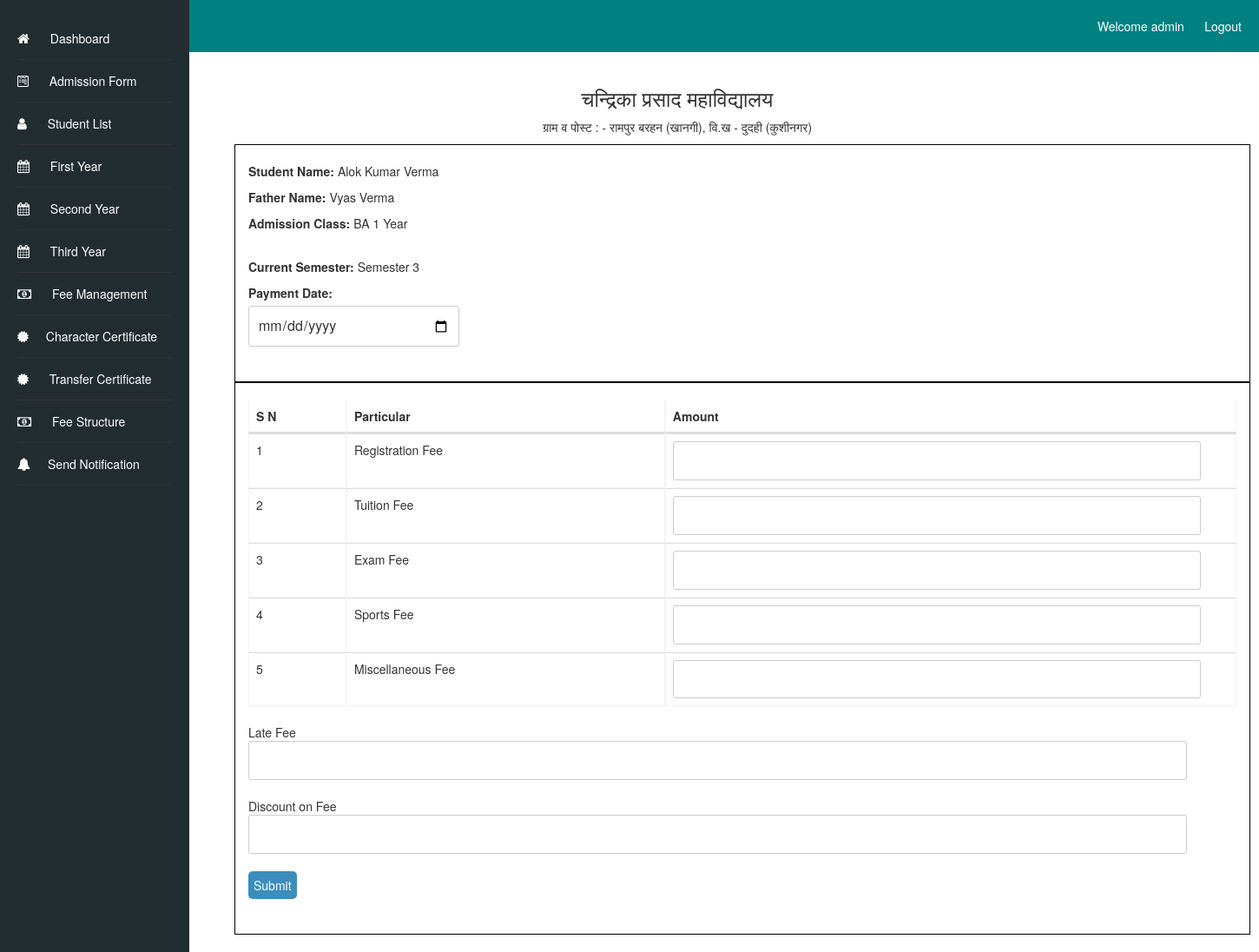
/fee_management/fee_submission/1/ (signed in), run on the app's committed database.
### admissionapp/models.py (models this page shows, shortened)
class AdmissionForm(models.Model):
    first_name = models.CharField(max_length=50)
    middle_name = models.CharField(max_length=50, blank=True,)
    last_name = models.CharField(max_length=50, blank=True,)
    father_name = models.CharField(max_length=100)
    mother_name = models.CharField(max_length=100)
    photo = models.ImageField(upload_to='admission_photos/')
    marks_10th = models.DecimalField(max_digits=5, decimal_places=2)
    marks_12th = models.DecimalField(max_digits=5, decimal_places=2)
    admission_batch = models.CharField(max_length=20)
    school_details_12th = models.TextField()
    school_details_10th = models.TextField()
    address = models.TextField()
    pass_out_year_12th = models.IntegerField()
    pass_out_year_10th = models.IntegerField()
    admission_date = models.DateField()
    caste = models.CharField(max_length=20)
    roll_number_12th = models.CharField(max_length=20)
    roll_number_10th = models.CharField(max_length=20)
    aadhar_number = models.CharField(max_length=12, unique=True)
    mobile_number = models.CharField(max_length=10)
    date_of_birth = models.DateField()
    subjects = models.CharField(max_length=1000)
    registration_number = models.CharField(max_length=20, blank=True)
    current_semester = models.CharField(max_length=20, blank=True)

### fee_management/views.py (the view)
# urls.py: path('fee_submission/<int:student_id>/', views.fee_submission, name='fee_submission'),
@login_required
def fee_submission(request, student_id):
    student = get_object_or_404(AdmissionForm, id=student_id)
    def send_message_background(total_paid_amount, current_semester, remaining_amount, ):
        message = f"Dear {student.first_name}, you have paid {total_paid_amount} for Semester {current_semester }. {remaining_amount } is remaining. Please make the payment as soon as possible."
        client = Client(settings.TWILIO_ACCOUNT_SID, settings.TWILIO_AUTH_TOKEN)
        to_number = ''.join(filter(str.isdigit, student.mobile_number))
        formatted_to_number = '+91 ' + to_number
        try:
            message = client.messages.create(
                to=formatted_to_number,
                from_='33430',  # Replace with your Twilio number
                body=message
            )
        except Exception as e:
            print(f"Twilio Error: {str(e)}")
    if request.method == 'POST':
        fee_form = FeeForm(request.POST)
        if fee_form.is_valid():
            fee = fee_form.save(commit=False)
            fee.student = student
            timestamp = datetime.now().strftime('%Y%m%d%H%M%S')
            random_part = get_random_string(length=6, allowed_chars='1234567890')
            fee.receipt_number = f"R{timestamp}{random_part}"
            fee.registration_fee = fee.registration_fee or 0
            fee.tuition_fee = fee.tuition_fee or 0
            fee.exam_fee = fee.exam_fee or 0
            fee.sports_fee = fee.sports_fee or 0
            fee.miscellaneous_fee = fee.miscellaneous_fee or 0
            fee.late_fee = fee.late_fee or 0
            fee.discount_fee = fee.discount_fee or 0
            total_paid_amount = (
                fee.registration_fee + fee.tuition_fee + fee.exam_fee +
                fee.sports_fee + fee.miscellaneous_fee - fee.discount_fee + fee.late_fee
            )
            fee.total_paid_amount = total_paid_amount
            fee.semester = student.current_semester
            fee_history = Fee.objects.filter(student=student).order_by('-payment_date')
            current_semester = student.current_semester
            try:
                semester_fee = Semester.objects.get(semester_number=student.current_semester)
                total_semester_fee = semester_fee.semester_total
                fee.total_semester_fee = total_semester_fee
            except Semester.DoesNotExist:
                total_semester_fee = 0
            total_paid_amount_history = {}  # Dictionary to store total paid amounts per semester
            for history_entry in fee_history:
                semester_paid = history_entry.semester
                if semester_paid not in total_paid_amount_history:
                    total_paid_amount_history[semester_paid] = 0
                total_paid_amount_history[semester_paid] += history_entry.total_paid_amount
            if current_semester not in total_paid_amount_history:
                total_paid_amount_history[current_semester] = 0
            remaining_amount = total_semester_fee - total_paid_amount - total_paid_amount_history[current_semester]
            fee.remaining_amount = remaining_amount
            message_thread = threading.Thread(target=send_message_background(total_paid_amount, current_semester,remaining_amount))
            message_thread.start()
            fee.save()
            return redirect('generate_receipt', fee_id=fee.id)
        else:
            print(fee_form.errors)
    else:
        fee_form = FeeForm()
    return render(request, 'fee_management/fee_submission.html', {'fee_form': fee_form, 'student': student})

### fee_management/forms.py
class FeeForm(forms.ModelForm):  # Change from forms.Form to forms.ModelForm
    class Meta:
        model = Fee
        exclude = ['student', 'receipt_number', 'total_amount_in_words', 'fee_for_month', 'semester' , 'comments']

### fee_management/templates/fee_management/fee_submission.html (shortened to what this page needs)
<!DOCTYPE html>
<html>
<head>
    <link rel="stylesheet" type="text/css" href="/static/fee_submission.css">
    <link rel="stylesheet" type="text/css" href="/static/styles.css">
    <link rel="stylesheet" href="https://cdnjs.cloudflare.com/ajax/libs/font-awesome/4.7.0/css/font-awesome.min.css">
    <link rel="stylesheet" href="/static/bootstrap.min.css">
</head>
<body>
    <header>
        Welcome {{ user.username }} &nbsp;&nbsp;&nbsp;&nbsp;&nbsp;
        <a href="{% url 'logout' %}?next=/loginapp/logout/">Logout</a>
      </header>
    <div class="container-fluid">
        <div class="sidebar">
            <ul class="dashboard_list">
              <li><a href="/dashboard"><i class="fa fa-home" aria-hidden="true"></i> Dashboard</a></li>
              <li><a href="{% url 'admission_form' %}"><i class="fa fa-wpforms" aria-hidden="true"></i> Admission Form</a></li>
              <li><a href="{% url 'student_list' %}"><i class="fa fa-user"></i> Student List</a></li>
              <li><a href="{% url 'first_year' %}"><i class="fa fa-calendar" aria-hidden="true"></i> First Year</a></li>
              <li><a href="{% url 'second_year' %}"><i class="fa fa-calendar" aria-hidden="true"></i> Second Year</a></li>
              <li><a href="{% url 'third_year' %}"><i class="fa fa-calendar" aria-hidden="true"></i> Third Year</a></li>
              <li><a href="{% url 'fee_detail' %}"><i class="fa fa-money" aria-hidden="true"></i> Fee Management</a></li>
              <li><a href="{% url 'student_list_details' %}"><i class="fa fa-certificate" aria-hidden="true"></i>Character Certificate</a></li>
              <li><a href="{% url 'student_list_details_transfer' %}"><i class="fa fa-certificate" aria-hidden="true"></i> Transfer Certificate</a></li>
              <li><a href="{% url 'fee_structure' %}"><i class="fa fa-money" aria-hidden="true"></i> Fee Structure</a></li>
              <li><a href="{% url 'send_messages' %}"><i class="fa fa-bell" aria-hidden="true"></i>Send Notification</a></li>
            </ul>
          </div>
    </div>
    <div class="content">
        <div class="center-text">
            <h3> चन्द्रिका प्रसाद महाविद्यालय</h3>
            <p>ग्राम व पोस्ट : - रामपुर बरहन (खानगी), वि.ख - दुदही (कुशीनगर)</p>
        </div>
        <div class="container student_sec">
            <div class="section">
                <p><b>Student Name:</b> {{ student.first_name }} {{ student.middle_name }} {{ student.last_name }}</p>
                <p><b>Father Name:</b> {{ student.father_name }}</p>
                <p><b>Admission Class:</b> BA {{ student.admission_batch }} Year</p>
            </div>
            <div class="section fee_sec">
                <form method="post" id="fee-submission-form">
                    <div>
                        <p> <b>Current Semester:</b> Semester {{ student.current_semester }}</p>
                    </div>
                    <div>
                        <label for="payment_date"><b>Payment Date:</b></label>
                        <input type="date" name="payment_date" id="payment_date">
                    </div>
                </div>
        </div>
        <div class="container student_sec">
                <table class="table">
                    <thead>
                        <tr>
                            <th>S N</th>
                            <th>Particular</th>
                            <th>Amount</th>
                        </tr>
                    </thead>
                    <tbody>
                        <tr>
                            <td>1</td>
                            <td>Registration Fee</td>
                            <td><input type="number" step="0.01" name="registration_fee" id="registration_fee"></td>
                        </tr>
                        <tr>
                            <td>2</td>
                            <td>Tuition Fee</td>
                            <td><input type="number" step="0.01" name="tuition_fee" id="tuition_fee"></td>
                        </tr>
                        <tr>
                            <td>3</td>
                            <td>Exam Fee</td>
                            <td><input type="number" step="0.01" name="exam_fee" id="exam_fee"></td>
                        </tr>
                        <tr>
                            <td>4</td>
                            <td>Sports Fee</td>
                            <td><input type="number" step="0.01" name="sports_fee" id="sports_fee"></td>
                        </tr>
                        <tr>
                            <td>5</td>
                            <td>Miscellaneous Fee</td>
                            <td><input type="number" step="0.01" name="miscellaneous_fee" id="miscellaneous_fee"></td>
                        </tr>
                    </tbody>
                </table>
                <tr>
                    <td>Late Fee</td>
                    <td><input type="number" step="0.01" name="late_fee" id="late_fee"></td>
                </tr>
<br>
                <tr>
                    <td>Discount on Fee</td>
                    <td><input type="number" step="0.01" name="discount_fee" id="discount_fee"></td>
                </tr>
                <br>
                <div class="section">
                    <button type="submit" class="details_btn">Submit</button>
                </div>
       </div>
    </body>
</html>

### static/fee_submission.css (style rules this page uses)
.container { max-width: 800px; margin: 0 auto; border: 1px solid #000; padding: 20px; display: flex; flex-direction: column; align-items: flex-start; }
.section { margin-bottom: 20px; }
.table { width: 95%; border-collapse: inherit; }
.table th { text-align: center; }
.table td { text-align: left; }
.center-text { text-align: center; }
.student_sec { margin-left: 50px !important; }

### static/styles.css (style rules this page uses)
table { border-collapse: collapse; width: 100%; }
th, td { border: 1px solid #f4f4f4; padding: 8px !important; text-align: left !important; }
label { display: block; font-weight: bold; }
input[type="text"], input[type="date"], input[type="file"], input[type="number"], textarea, select { width: 95%; padding: 10px; border: 1px solid #ccc; border-radius: 3px; font-size: 16px; }
a { text-decoration: none; color: #007bff; }
a[href*="logout"] { float: right; }
.sidebar { width: 20%; background-color: #333; color: #fff; padding: 20px; position: fixed; top: 0; left: 0; height: 100%; }
ul { list-style-type: none; padding: 0; }
ul li a { margin-bottom: 10px; text-decoration: none; color: #fff; }
body { font-family: Arial, sans-serif; margin: 0; padding: 0; background-color: #f4f4f4; }
header { background-color: #008080; color: #fff; padding: 20px 10px; text-align: right; }
header a { color: #fff; text-decoration: none; margin-right: 10px; }
.container { display: flex; max-width: 1200px; margin: 0 auto; padding: 20px; }
.sidebar { width: 15%; background-color: #222d32; color: #fff; padding: 20px; position: fixed; top: 0; left: 0; height: 100%; }
.content { width: 80%; padding: 20px; position: relative; left: 200px; }
ul.dashboard_list li { padding: 14px 0px; border-bottom: 1px solid #333; }
ul li a { margin-bottom: 10px; text-decoration: none; color: #fff; font-size: 14px; }
ul.dashboard_list li a i { font-size: 15px; padding-right: 20px; }
.details_btn { background-color: #3c8dbc; border-color: #367fa9; border-radius: 5px; border: 1px solid transparent; padding: 5px; color: #fff; }

### data on the page
AdmissionForm: first_name "Alok", middle_name "Kumar", last_name "Verma", father_name "Vyas Verma", admission_batch "1", current_semester "3"

### other printed values
{{ user.username }} "admin"
